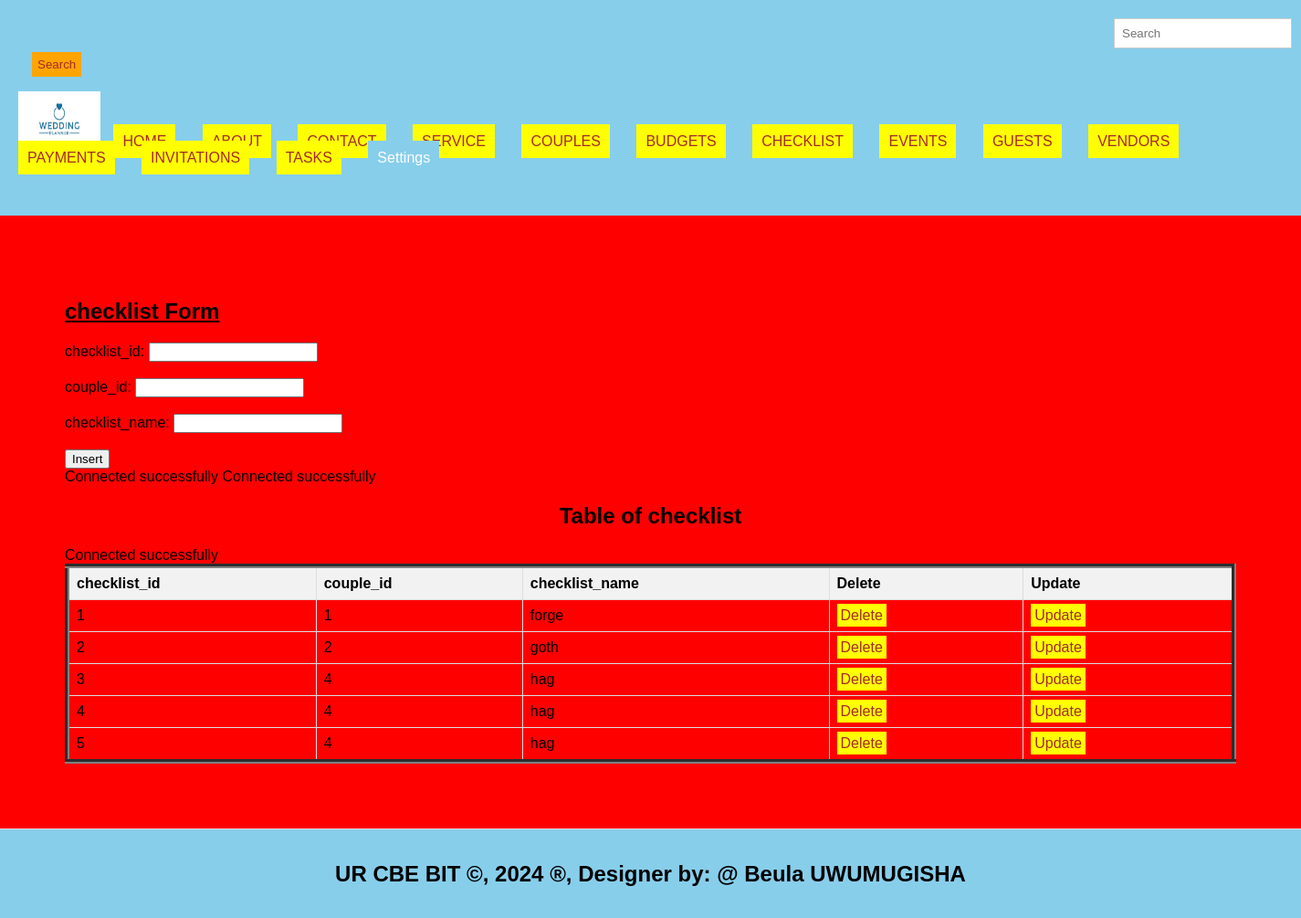
/checklist.php, run on the app's committed database.
### tables this page shows
CREATE TABLE `checklist` (
  `checklist_id` int(11) NOT NULL,
  `couple_id` int(11) DEFAULT NULL,
  `checklist_name` varchar(100) NOT NULL
);

### checklist.php (the view, shortened to what this page needs)
<!DOCTYPE html>
<html lang="en">
<head>
  <link rel="stylesheet" type="text/css" href="style.css" title="style 1" media="screen, tv, projection, handheld, print"/>
  </head>
  <header>
<body bgcolor="red">
  <form class="d-flex" role="search" action="search.php">
      <input class="form-control me-2" type="search" placeholder="Search" aria-label="Search" name="query">
      <button class="btn btn-outline-success" type="submit">Search</button>
    </form>
  <ul style="list-style-type: none; padding: 0;">
    <li style="display: inline; margin-right: 10px;">
    <img src="./images/wedding logo.png" width="90" height="60" alt="Logo">
  </li>
    <li style="display: inline; margin-right: 10px;"><a href="./home.html">HOME</a>
  </li>
    <li style="display: inline; margin-right: 10px;"><a href="./about.html">ABOUT</a>
  </li>
    <li style="display: inline; margin-right: 10px;"><a href="./contact.html">CONTACT</a>
  </li>
    <li style="display: inline; margin-right: 10px;"><a href="./Service.html">SERVICE</a>
  </li>
    <li style="display: inline; margin-right: 10px;"><a href="./couples.php">COUPLES</a>
  </li>
      <li style="display: inline; margin-right: 10px;"><a href="./budgets.php">BUDGETS</a>
  </li>
    <li style="display: inline; margin-right: 10px;"><a href="./checklist.php">CHECKLIST</a>
  </li>
    <li style="display: inline; margin-right: 10px;"><a href="./events.php">EVENTS</a>
  </li>
    <li style="display: inline; margin-right: 10px;"><a href="./guests.php">GUESTS</a>
  </li>
  <li style="display: inline; margin-right: 10px;"><a href="./vendors.php">VENDORS</a>
  </li>
    <li style="display: inline; margin-right: 10px;"><a href="./payments.php">PAYMENTS</a>
  </li>
    <li style="display: inline; margin-right: 10px;"><a href="./invitations.php">INVITATIONS</a>
  </li>
   <li style="display: inline; margin-right: 10px;"><a href="./tasks.php">TASKS</a>
  </li>
    <li class="dropdown" style="display: inline; margin-right: 10px;">
      <a href="#" style="padding: 10px; color: white; background-color: skyblue; text-decoration: none; margin-right: 15px;">Settings</a>
    </li><br><br>
  </ul>
</header>
<section>
    <h1><u> checklist Form </u></h1>
    <form method="post" onsubmit="return confirmInsert();">
        <label for="chid">checklist_id:</label>
        <input type="number" id="chid" name="chid"><br><br>
        <label for="cid">couple_id:</label>
        <input type="number" id="cid" name="cid"><br><br>
        <label for="chn">checklist_name:</label>
        <input type="text" id="chn" name="chn" required><br><br>
        <input type="submit" name="add" value="Insert">
    </form>
<?php
include('database_connection.php');
?>
<?php
include('database_connection.php');
?>
<!DOCTYPE html>
<html>
<head>
</head>
<body>
    <center><h2>Table of checklist</h2></center>
    <table border="5">
        <tr>
            <th>checklist_id</th>
            <th>couple_id</th>
            <th>checklist_name</th>
            <th>Delete</th>
            <th>Update</th>
        </tr>
        <?php
      include('database_connection.php');
        $sql = "SELECT * FROM checklist";
        $result = $connection->query($sql);
        if ($result->num_rows > 0) {
            while ($row = $result->fetch_assoc()) {
                $chid = $row['checklist_id'];
                echo "<tr>
                    <td>" . $row['checklist_id'] . "</td>
                    <td>" . $row['couple_id'] . "</td>
                    <td>" . $row['checklist_name'] . "</td>
                    <td><a style='padding:4px' href='delete_checklist.php?BranchID=$chid'>Delete</a></td>
                    <td><a style='padding:4px' href='update_checklist.php?BranchID=$chid'>Update</a></td>
                </tr>";
            }
        } else {
            echo "<tr><td colspan='6'>No data found</td></tr>";
        }
        ?>
    </table>
</body>
    </section>
<footer>
  <center>
    <marquee behavior='alternate'>
    <b><h2>UR CBE BIT &copy, 2024 &reg, Designer by: @ Beula UWUMUGISHA</h2></b>
  </marquee>
  </center>
</footer>
</body>
</html>

### style.css (style rules this page uses)
body { font-family: Arial, sans-serif; margin: 0; padding: 0; }
.form-control { padding: 8px; margin-left: 4px; border: 1px solid #ccc; }
.btn { padding: 6px; background-color: orange; color: brown; border: none; }
.dropdown { position: relative; display: inline; margin-right: 10px; }
body { font-family: Arial,sans-serif; margin:0; padding:0; }
header { background-color:skyblue; padding: 20px; }
.dropdown { position: right; display:right; direction:rtl; }
section { padding:28px; border-bottom: 1px solid #ddd; }
footer { text-align: center; padding: 15px; background-color:skyblue; }

### checklist.php (style rules this page uses)
a { padding: 10px; color: white; background-color: yellow; text-decoration: none; margin-right: 15px; }
a:link { color: brown; }
button.btn { margin-left: 15px; margin-top: 4px; }
input.form-control { margin-left: 1200px; padding: 8px; }
header { background-color:skyblue; }
section { padding:71px; border-bottom: 1px solid #ddd; }
footer { text-align: center; padding: 15px; background-color:skyblue; }
table { width: 100%; border-collapse: collapse; }
th, td { border: 1px solid #ddd; padding: 8px; text-align: left; }
th { background-color: #f2f2f2; }

### data on the page
checklist: checklist_id "1", couple "1", checklist_name "forge"
checklist: checklist_id "2", couple "2", checklist_name "goth"
checklist: checklist_id "3", couple "4", checklist_name "hag"
checklist: checklist_id "4", couple "4", checklist_name "hag"
checklist: checklist_id "5", couple "4", checklist_name "hag"
